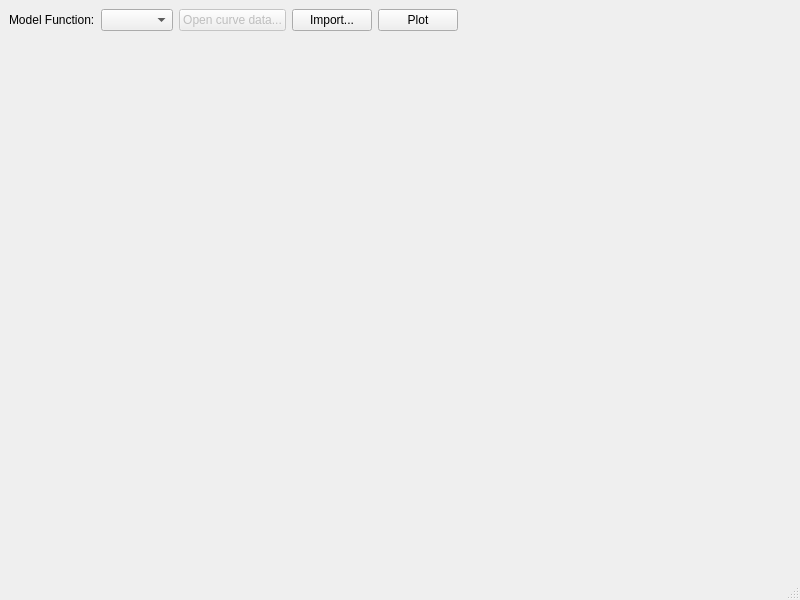
<?xml version="1.0" encoding="UTF-8"?>
<ui version="4.0">
 <class>CurveFittingWindow</class>
 <widget class="QMainWindow" name="CurveFittingWindow">
  <property name="geometry">
   <rect>
    <x>0</x>
    <y>0</y>
    <width>800</width>
    <height>600</height>
   </rect>
  </property>
  <property name="windowTitle">
   <string>MainWindow</string>
  </property>
  <widget class="QWidget" name="centralwidget">
   <layout class="QGridLayout" name="gridLayout">
    <item row="0" column="0">
     <layout class="QHBoxLayout" name="horizontalLayout">
      <item>
       <widget class="QLabel" name="modelLabel">
        <property name="toolTip">
         <string>Select model function</string>
        </property>
        <property name="statusTip">
         <string>Select model function</string>
        </property>
        <property name="whatsThis">
         <string>Select model function</string>
        </property>
        <property name="text">
         <string>Model Function:</string>
        </property>
       </widget>
      </item>
      <item>
       <widget class="QComboBox" name="modelFunctionsComboBox"/>
      </item>
      <item>
       <widget class="QPushButton" name="openDataPushButton">
        <property name="enabled">
         <bool>false</bool>
        </property>
        <property name="toolTip">
         <string>Open curve data (numpy array, signal-like)</string>
        </property>
        <property name="text">
         <string>Open curve data...</string>
        </property>
        <property name="icon">
         <iconset theme="document-open"/>
        </property>
       </widget>
      </item>
      <item>
       <widget class="QPushButton" name="importDataPushButton">
        <property name="toolTip">
         <string>Import curve data from the workspace</string>
        </property>
        <property name="statusTip">
         <string>Import curve data from the workspace</string>
        </property>
        <property name="whatsThis">
         <string>Import curve data from the workspace</string>
        </property>
        <property name="text">
         <string>Import...</string>
        </property>
        <property name="icon">
         <iconset theme="document-import"/>
        </property>
       </widget>
      </item>
      <item>
       <widget class="QPushButton" name="plotDataPushButton">
        <property name="toolTip">
         <string>Plot the curve to be fitted.</string>
        </property>
        <property name="statusTip">
         <string>Plot the curve to be fitted.</string>
        </property>
        <property name="whatsThis">
         <string>Plot the curve to be fitted.</string>
        </property>
        <property name="text">
         <string>Plot</string>
        </property>
        <property name="icon">
         <iconset theme="labplot-xy-curve-segments"/>
        </property>
       </widget>
      </item>
      <item>
       <spacer name="horizontalSpacer">
        <property name="orientation">
         <enum>Qt::Orientation::Horizontal</enum>
        </property>
        <property name="sizeHint" stdset="0">
         <size>
          <width>40</width>
          <height>20</height>
         </size>
        </property>
       </spacer>
      </item>
     </layout>
    </item>
    <item row="1" column="0">
     <widget class="ModelFittingWidget" name="fittingWidget" native="true">
      <property name="sizePolicy">
       <sizepolicy hsizetype="MinimumExpanding" vsizetype="MinimumExpanding">
        <horstretch>0</horstretch>
        <verstretch>0</verstretch>
       </sizepolicy>
      </property>
     </widget>
    </item>
   </layout>
  </widget>
  <widget class="QMenuBar" name="menubar">
   <property name="geometry">
    <rect>
     <x>0</x>
     <y>0</y>
     <width>800</width>
     <height>27</height>
    </rect>
   </property>
  </widget>
  <widget class="QStatusBar" name="statusbar"/>
 </widget>
 <customwidgets>
  <customwidget>
   <class>ModelFittingWidget</class>
   <extends>QWidget</extends>
   <header location="global">gui.widgets.modelfittingwidget</header>
   <container>1</container>
  </customwidget>
 </customwidgets>
 <resources/>
 <connections/>
</ui>
